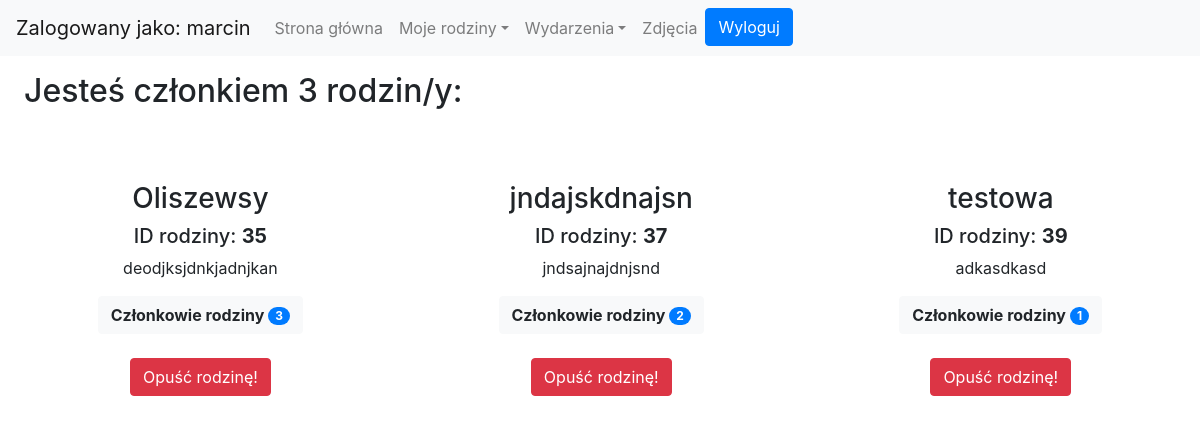
/loggedin/myfamilies/ (signed in), run on the app's committed database.
### Authentication/models.py (models this page shows, shortened)
class Family(models.Model):
    name = models.CharField(max_length=128)
    description = models.TextField(blank=True, help_text='Opcjonalne, ale na pewno czym szczególnym się odznaczacie :) ')
    members = models.ManyToManyField(Member)
    def count_members(self):
        return len(self.members.all())

### Authentication/views.py (the view, shortened to what this page needs)
# urls.py: path('loggedin/myfamilies/', Myfamilies, name='myfamilies'),
@login_required
def Myfamilies(request):
    if request.method=='GET':
        families = Family.objects.filter()
        my_families = [] # families that I belong to
        number_of_families = 0 #Number of families user belongs
        for family in families:
            for member in family.members.all():
                if str(member) == str(request.user.username):
                    my_families.append(family)
        number_of_families = len(my_families)
        return render(request, 'Authentication/myfamilies.html', {'my_families':my_families,'number_of_families':number_of_families})

### Authentication/models.py (called while the page is built)
    def __str__(self):
        return self.member

### Authentication/templates/Authentication/myfamilies.html (shortened to what this page needs)
<!doctype html>
<html lang="en">
  <head>
{% load static %}
{% load filters %}
    <link rel="stylesheet" href="https://stackpath.bootstrapcdn.com/bootstrap/4.4.1/css/bootstrap.min.css">
    <link rel="stylesheet" href="{% static 'Authentication/css/style.css' %}" />
  </head>
  <body>
<nav class="navbar fixed-top navbar-expand-lg navbar-light bg-light">
  <div class="collapse navbar-collapse" id="navbarTogglerDemo01">
    <a class="navbar-brand">Zalogowany jako: {{ user.username }}</a>
    <ul class="navbar-nav mr-auto mt-2 mt-lg-0">
        <li class="nav-item">
            <a class="nav-link" href="{% url 'logedin'%}">Strona główna</a>
        </li>
        <li class="nav-item dropdown">
            <a class="nav-link dropdown-toggle" data-toggle="dropdown" href="#" role="button" aria-haspopup="true" aria-expanded="false">Moje rodziny</a>
          </li>
          <li class="nav-item dropdown">
            <a class="nav-link dropdown-toggle" data-toggle="dropdown" href="#" role="button" aria-haspopup="true" aria-expanded="false">Wydarzenia</a>
          </li>
          <li class="nav-item">
            <a class="nav-link" href="{% url 'photos'%}">Zdjęcia</a>
          </li>
        <form action="{% url 'logoutuser' %}" method="POST">
            <button type="submit" class="btn btn-primary btn-block">Wyloguj</button>
        </form>
    </ul>
  </div>
</nav>
<br><br>
<div class="back-myfamilies">
    <h2 style="margin:3vh">Jesteś członkiem {{ number_of_families }} rodzin/y:</h2>
    <br>
    <div class="d-flex justify-content-around flex-wrap">
{% for family in my_families %}
        <div style="text-align: center;margin:3vh;">
            <h3>{{ family.name }}</h3>
                <h5>ID rodziny: <b>{{ family.pk }}</b></h5>
                <p>{{ family.description }}</p>
            <button onclick="ShowMembers({{ family.pk }})" class="btn btn-light"><b>Członkowie rodziny   </b><span class="badge badge-primary badge-pill"> {{ family.count_members }}</span></button>
                <form method="POST">
                    <input type="hidden" name="family_id" value="{{ family.pk }}" ><br>
                    <button type="submit" class="btn btn-danger">Opuść rodzinę!</button>
                </form>
        </div>
{% endfor %}
    </div>
</div>
  </body>
</html>

### data on the page
Family: name "Oliszewsy", pk "35", description "deodjksjdnkjadnjkan", count_members "3"
Family: name "jndajskdnajsn", pk "37", description "jndsajnajdnjsnd", count_members "2"
Family: name "testowa", pk "39", description "adkasdkasd", count_members "1"

### other printed values
{{ user.username }} "marcin"
{{ number_of_families }} "3"
